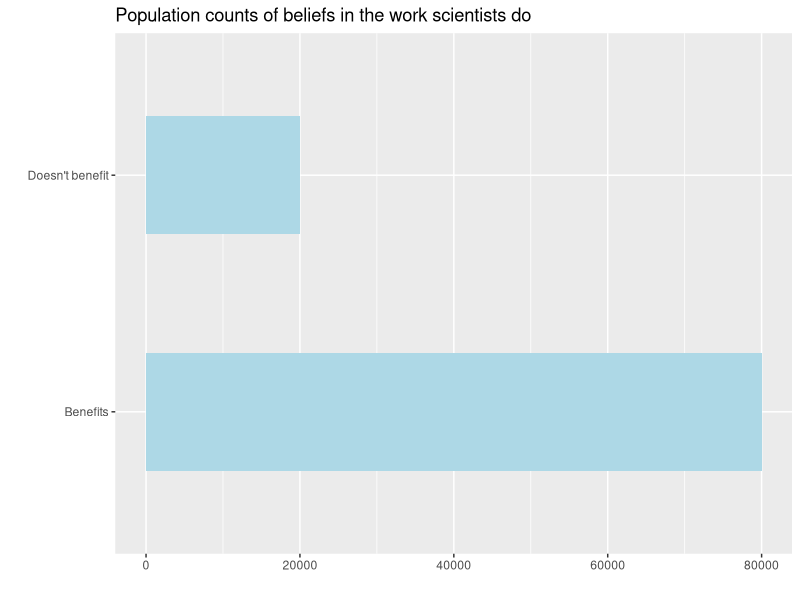

Generate this figure with R: (Note: this script raises an error after producing the figure.)
# R-script for S1Y Lab 4

library(tidyverse)

### PART 1

global_monitor <- tibble(
  scientist_work = c(rep("Benefits", 80000), rep("Doesn't benefit", 20000)))

head(global_monitor)

global_monitor %>%
  count(scientist_work) %>%  # This creates a new variable called "n" containing the counts of the different values in "scientist_work"
  mutate(p = n /sum(n)) # This creates a new variable called "p" containing the proportions of the different values in "scientist_work"


ggplot(global_monitor, aes(x = scientist_work)) +
  geom_bar(fill = "lightblue", width = 0.5) +
  labs(x = "", y = "",
       title = "Population counts of beliefs in the work scientists do") +
  coord_flip()

sample1 <- global_monitor %>%
  sample_n(50)

sample1 %>%
  count(scientist_work) %>%
  mutate(p_hat = n /sum(n))

sample_props50 <- global_monitor %>%
  rep_sample_n(size = 50, reps = 15000, replace = TRUE) %>%
  count(scientist_work) %>%
  mutate(p_hat = n /sum(n)) %>%
  filter(scientist_work == "Doesn't benefit")

ggplot(data = sample_props50, aes(x = p_hat)) +
  geom_histogram(binwidth = 0.05, fill = "seagreen3") +
  labs(x = "p_hat (Doesn't benefit)",
       title = "Sampling distribution of p_hat",
       subtitle = "Sample size = 50, Number of samples = 15000")


sample_props50 <- global_monitor %>%
  rep_sample_n(size = 50, reps = 500, replace = TRUE) %>%
  count(scientist_work) %>%
  mutate(p_hat = n /sum(n)) %>%
  filter(scientist_work == "Doesn't benefit")

ggplot(data = sample_props50, aes(x = p_hat)) +
  geom_histogram(binwidth = 0.05, fill = "seagreen3") +
  labs(x = "p_hat (Doesn't benefit)",
       title = "Sampling distribution of p_hat",
       subtitle = "Sample size = 50")



sample_props <- global_monitor %>%
  rep_sample_n(size = 50, reps = 15000, replace = TRUE) %>%
  count(scientist_work) %>%
  mutate(p_hat = n /sum(n)) %>%
  filter(scientist_work == "Doesn't benefit")

ggplot(data = sample_props, aes(x = p_hat)) +
  geom_histogram(binwidth = 0.02, fill = "seagreen3") +
  xlim(0, 1) +
  labs(x = "p_hat (Doesn't benefit)",
       title = "Sampling distribution of p_hat",
       subtitle = "Trying different sample sizes")

##########################################################################
### PART 2
us_adults <- tibble(
  climate_change_affects = c(rep("Yes", 62000), rep("No", 38000)))

us_adults %>%
  count(climate_change_affects) %>%
  mutate(p = n /sum(n))

ggplot(us_adults, aes(x = climate_change_affects)) +
  geom_bar(fill = "lightblue", width = 0.5) +
  labs(x = "",
       y = "",
       title = "Do you think climate change is affecting your local community?" ) +
  coord_flip()

sample <- us_adults %>%
  sample_n(60)

sample %>%
  count(climate_change_affects) %>%
  mutate(p_hat = n /sum(n))



sample <- us_adults %>%
  sample_n(60)

sample_pro <- proportions(table(sample))
sample_pro <- sample_pro[2]

sample_se <- sqrt(sample_pro * (1 - sample_pro) / 60)

lower_vector <- sample_pro - 1.96 * sample_se / sqrt(60)
upper_vector <- sample_pro + 1.96 * sample_se / sqrt(60)

ci <- c(lower_vector, upper_vector)

ci



n <- 60
sample <- us_adults %>%
  sample_n(n)

sample_pro <- proportions(table(sample))
sample_pro <- sample_pro[2]

sample_se <- sqrt(sample_pro * (1 - sample_pro) / n)

#90% Confidence Level
lower_vector <- sample_pro - 1.64* sample_se / sqrt(n)
upper_vector <- sample_pro + 1.64 * sample_se / sqrt(n)
ci <- c(lower_vector, upper_vector)
c("90% CI", paste(round(ci,3)))

#95% Confidence Level
lower_vector <- sample_pro - 1.96 * sample_se / sqrt(n)
upper_vector <- sample_pro + 1.96 * sample_se / sqrt(n)
ci <- c(lower_vector, upper_vector)
c("95% CI", paste(round(ci,3)))

#99% Confidence Level
lower_vector <- sample_pro - 2.58 * sample_se / sqrt(n)
upper_vector <- sample_pro + 2.58 * sample_se / sqrt(n)
ci <- c(lower_vector, upper_vector)
c("99% CI", paste(round(ci,3)))
